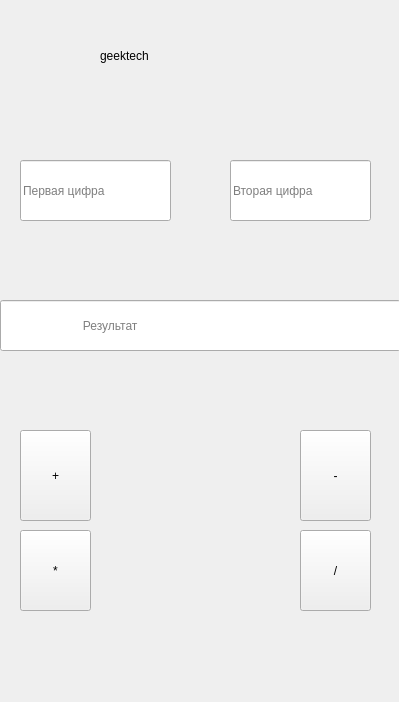
<?xml version="1.0" encoding="UTF-8"?>
<ui version="4.0">
 <class>Form</class>
 <widget class="QWidget" name="Form">
  <property name="geometry">
   <rect>
    <x>0</x>
    <y>0</y>
    <width>399</width>
    <height>702</height>
   </rect>
  </property>
  <property name="windowTitle">
   <string>Form</string>
  </property>
  <widget class="QLabel" name="label">
   <property name="geometry">
    <rect>
     <x>100</x>
     <y>20</y>
     <width>161</width>
     <height>71</height>
    </rect>
   </property>
   <property name="styleSheet">
    <string notr="true">font: 26pt &quot;Segoe Script&quot;;</string>
   </property>
   <property name="text">
    <string>geektech</string>
   </property>
  </widget>
  <widget class="QLineEdit" name="input1">
   <property name="geometry">
    <rect>
     <x>20</x>
     <y>160</y>
     <width>151</width>
     <height>61</height>
    </rect>
   </property>
   <property name="minimumSize">
    <size>
     <width>141</width>
     <height>31</height>
    </size>
   </property>
   <property name="styleSheet">
    <string notr="true">font: 24pt &quot;MS Shell Dlg 2&quot;;
font: 12pt &quot;MS Shell Dlg 2&quot;;</string>
   </property>
   <property name="placeholderText">
    <string>Первая цифра</string>
   </property>
  </widget>
  <widget class="QLineEdit" name="input2">
   <property name="geometry">
    <rect>
     <x>230</x>
     <y>160</y>
     <width>141</width>
     <height>61</height>
    </rect>
   </property>
   <property name="styleSheet">
    <string notr="true">font: 12pt &quot;MS Shell Dlg 2&quot;;</string>
   </property>
   <property name="placeholderText">
    <string>Вторая цифра</string>
   </property>
  </widget>
  <widget class="QPushButton" name="add">
   <property name="geometry">
    <rect>
     <x>20</x>
     <y>430</y>
     <width>71</width>
     <height>91</height>
    </rect>
   </property>
   <property name="styleSheet">
    <string notr="true">font: 75 22pt &quot;MS Shell Dlg 2&quot;;</string>
   </property>
   <property name="text">
    <string>+</string>
   </property>
  </widget>
  <widget class="QPushButton" name="sub">
   <property name="geometry">
    <rect>
     <x>300</x>
     <y>430</y>
     <width>71</width>
     <height>91</height>
    </rect>
   </property>
   <property name="styleSheet">
    <string notr="true">font: 75 22pt &quot;MS Shell Dlg 2&quot;;</string>
   </property>
   <property name="text">
    <string>-</string>
   </property>
  </widget>
  <widget class="QPushButton" name="mult">
   <property name="geometry">
    <rect>
     <x>20</x>
     <y>530</y>
     <width>71</width>
     <height>81</height>
    </rect>
   </property>
   <property name="styleSheet">
    <string notr="true">font: 75 24pt &quot;MS Shell Dlg 2&quot;;</string>
   </property>
   <property name="text">
    <string>*</string>
   </property>
  </widget>
  <widget class="QPushButton" name="dev">
   <property name="geometry">
    <rect>
     <x>300</x>
     <y>530</y>
     <width>71</width>
     <height>81</height>
    </rect>
   </property>
   <property name="styleSheet">
    <string notr="true">font: 75 24pt &quot;MS Shell Dlg 2&quot;;</string>
   </property>
   <property name="text">
    <string>/</string>
   </property>
  </widget>
  <widget class="QLineEdit" name="output">
   <property name="geometry">
    <rect>
     <x>0</x>
     <y>300</y>
     <width>401</width>
     <height>51</height>
    </rect>
   </property>
   <property name="styleSheet">
    <string notr="true">font: 75 15pt &quot;MS Shell Dlg 2&quot;;</string>
   </property>
   <property name="placeholderText">
    <string>                        Результат</string>
   </property>
  </widget>
 </widget>
 <resources/>
 <connections/>
</ui>
